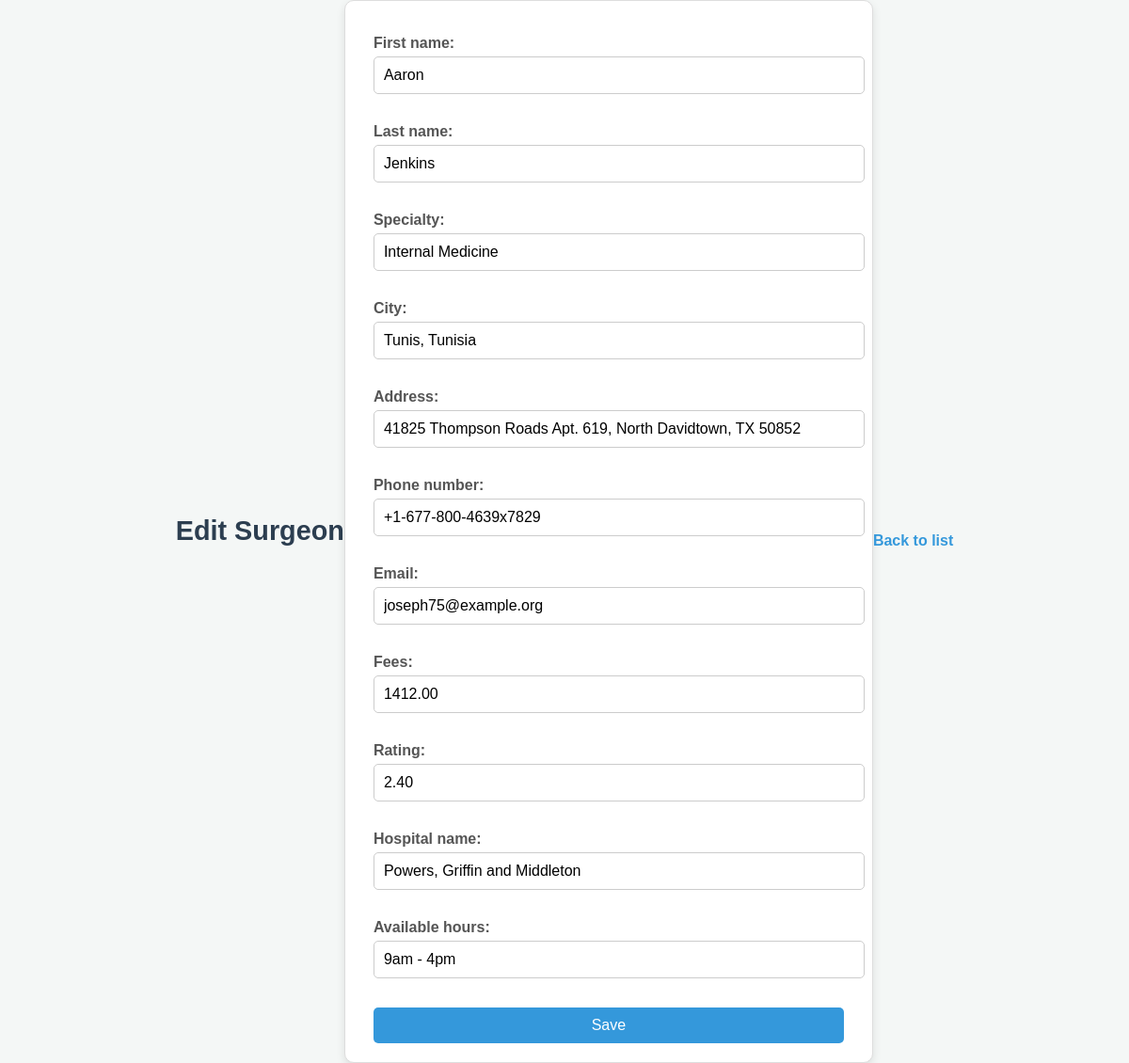
The page /surgeons/86/edit/ on the database as committed earlier.
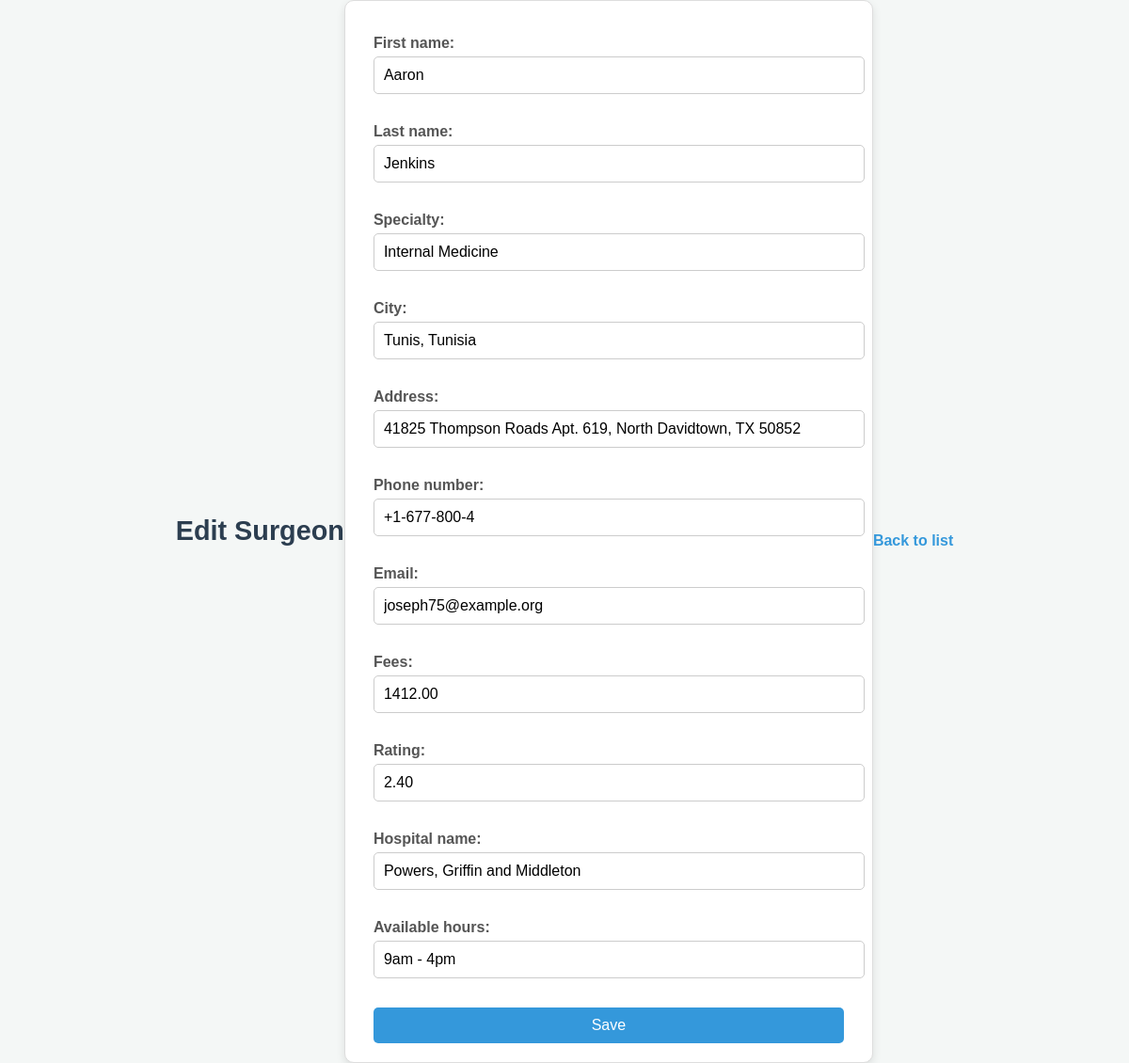
The same page on the database as committed later.
### search/models.py (models this page shows)
class Surgeon(models.Model):
    first_name = models.CharField(max_length=100)
    last_name = models.CharField(max_length=100)
    specialty = models.CharField(max_length=100)
    city = models.CharField(max_length=100)
    address = models.CharField(max_length=255)
    phone_number = models.CharField(max_length=15)
    email = models.EmailField()
    fees = models.DecimalField(max_digits=10, decimal_places=2)
    rating = models.DecimalField(max_digits=3, decimal_places=2, null=True, blank=True)  # Rating out of 5
    hospital_name = models.CharField(max_length=255)
    available_hours = models.CharField(max_length=255)

### search/views.py (the view)
# urls.py: path('surgeons/<int:pk>/edit/', views.surgeon_update, name='surgeon-update'),
def surgeon_update(request, pk):
    surgeon = get_object_or_404(Surgeon, pk=pk)
    if request.method == 'POST':
        form = SurgeonForm(request.POST, instance=surgeon)
        if form.is_valid():
            form.save()
            return redirect('surgeon-list')
    else:
        form = SurgeonForm(instance=surgeon)
    return render(request, 'search/surgeon_form.html', {'form': form})

### search/forms.py
class SurgeonForm(forms.ModelForm):
    class Meta:
        model = Surgeon
        fields = '__all__'

### search/templates/search/surgeon_form.html (shortened to what this page needs)
{% load static %}
<!DOCTYPE html>
<html lang="en">
<head>
</head>
<body>
    <h1>{{ form.instance.pk|yesno:"Edit Surgeon,Add New Surgeon" }}</h1>
    <form method="post">
        {{ form.as_p }}
        <button type="submit">Save</button>
    </form>
    <a href="{% url 'surgeon-list' %}">Back to list</a>
</body>
</html>

Rows that differ between the two databases and show on the page:
changed Surgeon "Edit Surgeon": phone_number "+1-677-800-4639x7829" → "+1-677-800-4"
